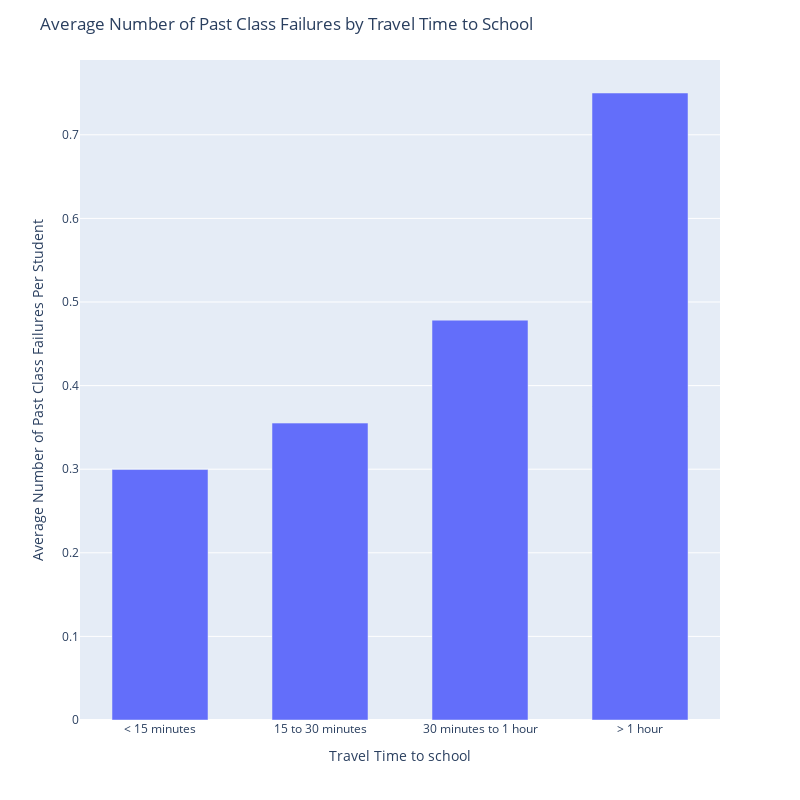

This figure's notebook cell:
### Code cell
fig_traveltime = px.bar(traveltime_summary, x = 'traveltime', y = 'average_failures')

fig_traveltime.update_traces(width = 0.6)

fig_traveltime.update_layout(
    title = 'Average Number of Past Class Failures by Travel Time to School',
    width = 800,
    height = 800,
    yaxis_title = 'Average Number of Past Class Failures Per Student',
    xaxis_title = 'Travel Time to school'
)

fig_traveltime.show()

### Figure 1 — Plotly figure (JSON) as saved in the notebook; plotly's stock layout.template omitted (floating-point values rounded to 4 significant figures)
{"data": [{"hovertemplate": "traveltime=%{x}<br>average_failures=%{y}<extra></extra>", "legendgroup": "", "marker": {"color": "#636efa", "pattern": {"shape": ""}}, "name": "", "orientation": "v", "showlegend": false, "textposition": "auto", "type": "bar", "width": 0.6, "x": ["< 15 minutes", "15 to 30 minutes", "30 minutes to 1 hour", "> 1 hour"], "xaxis": "x", "y": [0.2996, 0.3551, 0.4783, 0.75], "yaxis": "y"}], "layout": {"barmode": "relative", "height": 800, "legend": {"tracegroupgap": 0}, "margin": {"t": 60}, "title": {"text": "Average Number of Past Class Failures by Travel Time to School"}, "width": 800, "xaxis": {"anchor": "y", "domain": [0, 1], "title": {"text": "Travel Time to school"}}, "yaxis": {"anchor": "x", "domain": [0, 1], "title": {"text": "Average Number of Past Class Failures Per Student"}}}}
